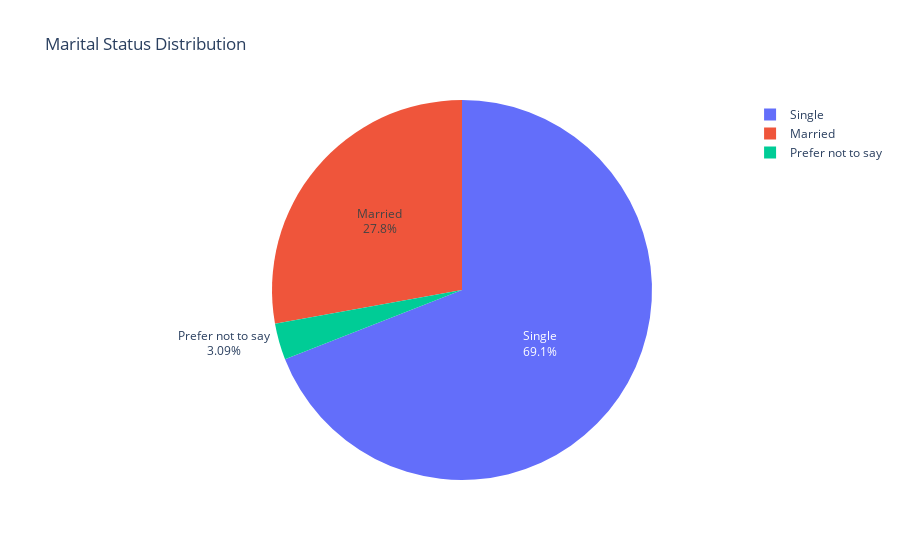

The notebook cell this image was saved under:
### Markdown cell above
- CREATE A PIE CHART FOR THE MARITAL STATUS

### Code cell
marital_status_counts = online_food['Marital Status'].value_counts().reset_index()
marital_status_counts.columns = ['Marital Status', 'Count']

colors = ['#636EFA', '#EF553B', '#00CC96', '#AB63FA']

# Create the pie chart
fig = px.pie(marital_status_counts, names='Marital Status', values='Count', title='Marital Status Distribution')

# Update the chart to add data labels
fig.update_traces(textinfo='percent+label')

# Show the plot
fig.show()

### Figure 1 — Plotly figure (JSON) as saved in the notebook; plotly's stock layout.template omitted (floating-point values rounded to 4 significant figures)
{"data": [{"domain": {"x": [0, 1], "y": [0, 1]}, "hovertemplate": "Marital Status=%{label}<br>Count=%{value}<extra></extra>", "labels": ["Single", "Married", "Prefer not to say"], "legendgroup": "", "name": "", "showlegend": true, "textinfo": "percent+label", "type": "pie", "values": [268, 108, 12]}], "layout": {"legend": {"tracegroupgap": 0}, "title": {"text": "Marital Status Distribution"}}}
